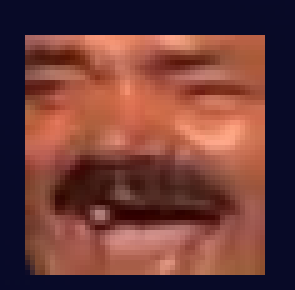
#> input picture input/Screenshot 2025-08-24 032828.png, 59 x 58 px (shown 5 times larger); its folder holds only this picture in this run
$ python main.py
#> lines starting #> are read from the running program, lines starting #| are printed output that depends on the picture
from __future__ import annotations

import concurrent.futures
import datetime as _dt
import functools
import sys
import os
import re

from typing import Dict, Any, Optional, List, Tuple
from dataclasses import dataclass
from pathlib import Path
from enum import Enum

try:
    from PIL import Image, ImageOps

except Exception:
    print("Error (1) ~~ Make sure u installed the requirements!")
    sys.exit(1)

class AnotherOne(type):
    instances: Dict[type, Any] = {}

    def __call__(cls, *args, **kwargs):
        if cls not in cls.instances:
            cls.instances[cls] = super().__call__(*args, **kwargs)

        return cls.instances[cls]

def curr_time() -> str:
    return _dt.datetime.now().strftime("%Y%m%d_%H%M%S")

def dir_check(p: Path) -> Path:
    p.mkdir(parents = True, exist_ok = True)

    return p

def sanitize_name(name: str) -> str:
    return re.sub(r"[^A-Za-z0-9_.-]+", "_", name)

class CharsetKind(Enum):
    Easy = "simple"
    Hard = "complex"

class CharRamp(metaclass = AnotherOne):
    def __init__(self, chars: str):
        if len(chars) < 2:
            raise ValueError("Error (2) ~~ In Func CharRamp -> requires atleast 2 characters")

        self.chars_value = chars

    @property
    def chars(self) -> str:
        return self.chars_value

    def maybe_invert(self, invert: bool) -> "CharRamp":
        if not invert:
            return self.__class__(self.chars_value)

        return self.__class__(self.chars_value[::-1])

class EasyRamp(CharRamp):
    def __init__(self, chars: str = "@%#*+=-:. "):
        super().__init__(chars)

class HardRamp(CharRamp):
    def __init__(self, chars: str = "$@B%8&WM#*oahkbdpqwmZ0QLCJUYXzcvunxrjft/\\|()1{}[]?-_+~<>i!lI;:,\\\"^`'. "):
        super().__init__(chars)

def get_ramp(kind: CharsetKind) -> CharRamp:
    if kind is CharsetKind.Easy:
        return EasyRamp()

    if kind is CharsetKind.Hard:
        return HardRamp()

    raise ValueError("Error (3) ~~ unsupported charset")

@dataclass(frozen = True)
class PipelineConfig:
    aspect_correction: float = 0.55
    color: bool = False

class ImageLoader(metaclass = AnotherOne):
    def open(self, path: Path) -> "Image.Image":
        try:
            img = Image.open(path)
#> img is the input picture: PIL image 59x58 RGBA; mean R, G, B, A 107.3, 59.6, 56.9, 255

        except Exception as e:
            raise RuntimeError(f"Error (4) ~~ Couldnt open image: {e}")

        try:
            img = ImageOps.exif_transpose(img)

        except Exception:
            pass

        return img

class SizeMath:
    def __init__(self, aspect_correction: float):
        self.aspect_correction = aspect_correction

    def doMath(self, img_w: int, img_h: int, width: int) -> Tuple[int, int]:
        ac = self.aspect_correction

        h = int(img_h * (width / img_w) * ac)

        return max(1, width), max(1, h)

@functools.lru_cache(maxsize = 1024)
def map_pixel_to_char(val: int, ramp_chars: str) -> str:
    idx = int(val * (len(ramp_chars) - 1) / 255)

    return ramp_chars[idx]

class MainRender:
    def __init__(self, ramp: CharRamp, config: PipelineConfig):
        self.ramp = ramp
        self.config = config

    def render(self, img: "Image.Image", target_w: int, target_h: int) -> str:
        img_gray = img.convert("L").resize((target_w, target_h), Image.BICUBIC)
        img_color = img.convert("RGB").resize((target_w, target_h), Image.BICUBIC) if self.config.color else None

        pixels = img_gray.getdata()
        pixels_wcolor = img_color.getdata() if img_color else None

        lines: List[str] = []

        for y in range(target_h):
            row_chars: List[str] = []
            base_idx = y * target_w

            for x in range(target_w):
                idx = base_idx + x
                val = pixels[idx]
                ch = map_pixel_to_char(val, self.ramp.chars)

                if pixels_wcolor is not None:
                    r, g, b = pixels_wcolor[idx]
                    row_chars.append(f"\x1b[38;2;{r};{g};{b}m{ch}\x1b[0m")

                else:
                    row_chars.append(ch)

            lines.append("".join(row_chars))

        return "\n".join(lines)

class BombasticBuilder:
    def __init__(self):
        self.loader = ImageLoader()
        self.size_comp = SizeMath(0.55)

        self.widths = [24, 32, 40, 48, 56, 64, 80, 96, 112, 128, 160, 200, 240, 280, 320]
        self.charsets = [CharsetKind.Easy, CharsetKind.Hard]
        self.inversions = [False, True]
        self.colors = [False, True]

    def target_dir(self, root: Path, stem: str, color: bool, charset: CharsetKind, invert: bool, width: int) -> Path:
        a = "color" if color else "grayscale"
        b = "hard" if charset is CharsetKind.Hard else "easy"
        c = "inverted" if invert else "normal"
        d = f"w{width:03d}"

        return root / stem / a / b / c / d

    def first_process(self, img_path: Path, out_root: Path) -> List[Path]:
        img = self.loader.open(img_path)
        stem = sanitize_name(img_path.stem)

        results: List[Path] = []
        tasks: List[Tuple[bool, CharsetKind, bool, int]] = []

        for color in self.colors:
            for cs in self.charsets:
                for inv in self.inversions:
                    for w in self.widths:
                        tasks.append((color, cs, inv, w))

        def run_task(t: Tuple[bool, CharsetKind, bool, int]) -> Path:
            color, cs, inv, w = t

            ramp = get_ramp(cs).maybe_invert(inv)
            cfg = PipelineConfig(color = color)

            tw, th = self.size_comp.doMath(img.width, img.height, w)
#> tw = 24; th = 12
            art = MainRender(ramp, cfg).render(img, tw, th)

            td = self.target_dir(out_root, stem, color, cs, inv, w)
            dir_check(td)

            fp = td / "art.txt"
            with open(fp, "w", encoding = "utf-8", newline = "\n") as f:
                f.write(art)

            return fp

        with concurrent.futures.ThreadPoolExecutor(max_workers = min(32, os.cpu_count() or 4)) as ex:
            for p in ex.map(run_task, tasks):
#> in render (call 2), `img_gray = img.convert("L").resize((target_w, target_h), Image.BICUBIC)`:
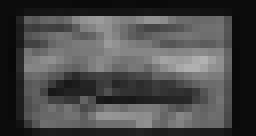
#> img_gray: PIL image 32x17 L (shown 8 times larger); min 9, max 178, mean 73.8
#> in render (call 3), `img_gray = img.convert("L").resize((target_w, target_h), Image.BICUBIC)`:
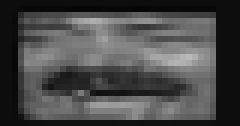
#> img_gray: PIL image 40x21 L (shown 6 times larger); min 6, max 186, mean 73.7
#> in render (call 4), `img_gray = img.convert("L").resize((target_w, target_h), Image.BICUBIC)`:
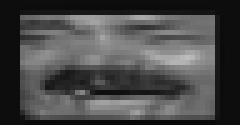
#> img_gray: PIL image 48x25 L (shown 5 times larger); min 7, max 189, mean 73.6
#> in render (call 5), `img_gray = img.convert("L").resize((target_w, target_h), Image.BICUBIC)`:
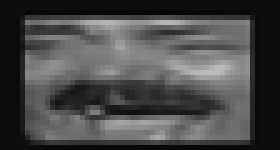
#> img_gray: PIL image 56x30 L (shown 5 times larger); min 6, max 189, mean 73.6
                results.append(p)

        return results

def find_images(root: Path) -> List[Path]:
    exts = {".png", ".jpg", ".jpeg", ".webp", ".bmp", ".gif", ".tiff"}

    if not root.exists():
        dir_check(root)

        return []

    r: List[Path] = []

    for p in root.rglob("*"):
        if p.is_file() and p.suffix.lower() in exts:
            r.append(p)

    return r

def main() -> int:
    in_root = Path("input")
    out_root = Path("output")

    imgs = find_images(in_root)

    if not imgs:
        print("Error (5) ~~ Couldnt find any images, put them inside input folder and rerun")

        return 0

    bb = BombasticBuilder()
    all_paths: List[Path] = []

    for img in imgs:
        try:
            paths = bb.first_process(img, out_root)
            all_paths.extend(paths)

        except Exception as e:
            print(f"Error (5.3) ~~ Couldnt process {img}: {e}", file = sys.stderr)

    print("==============================================")
    print(f"Input Files: {len(imgs)}")
    print(f"Files created: {len(all_paths)}")
    print(f"Output in: {out_root.resolve()}")
    print("==============================================")

    for p in sorted(all_paths):
        print(f"- {p}")

    return 0

if __name__ == "__main__":
#> (the run stopped early here; a loop or call above may not have finished)
